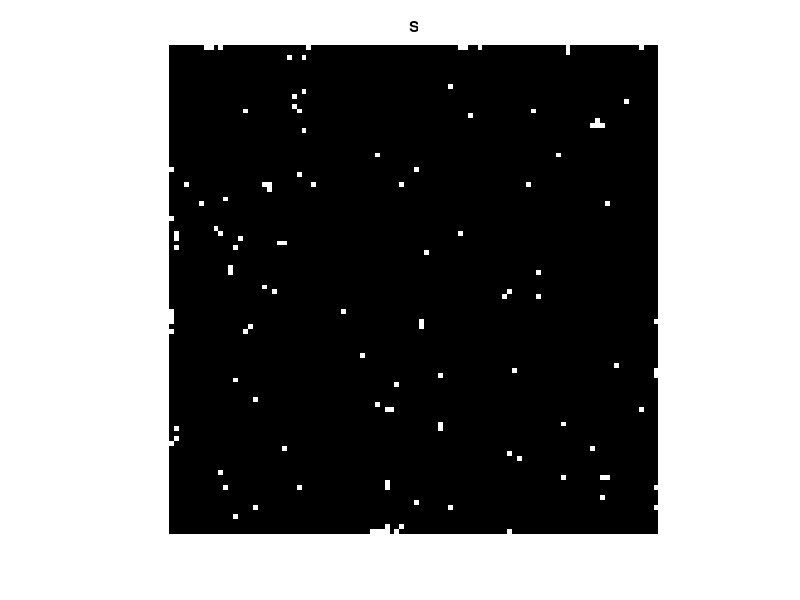
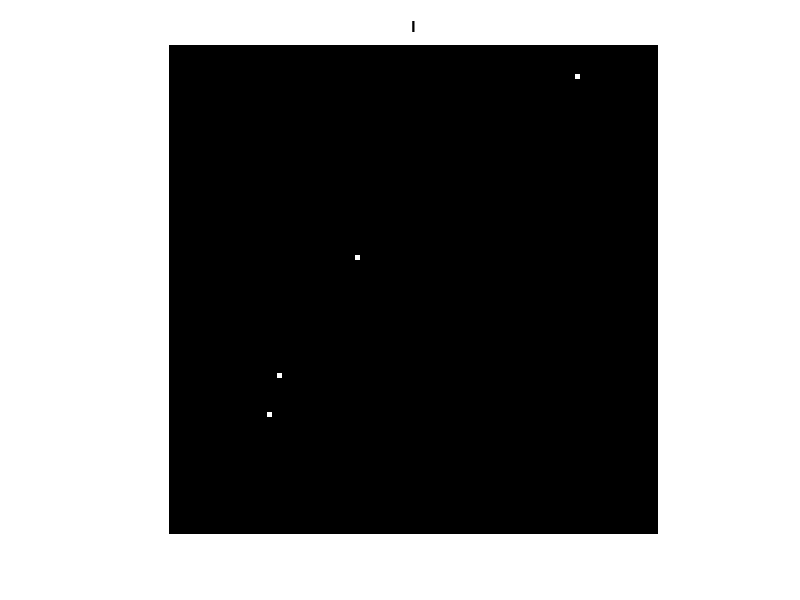
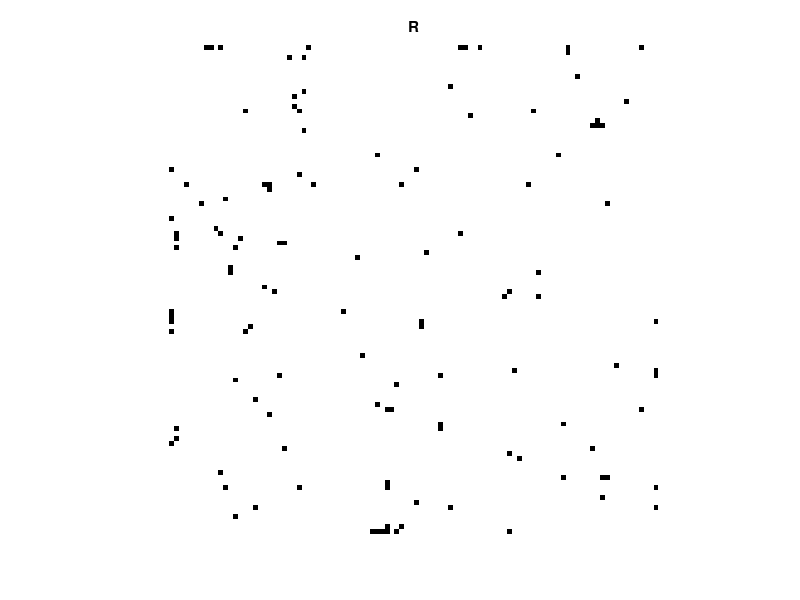
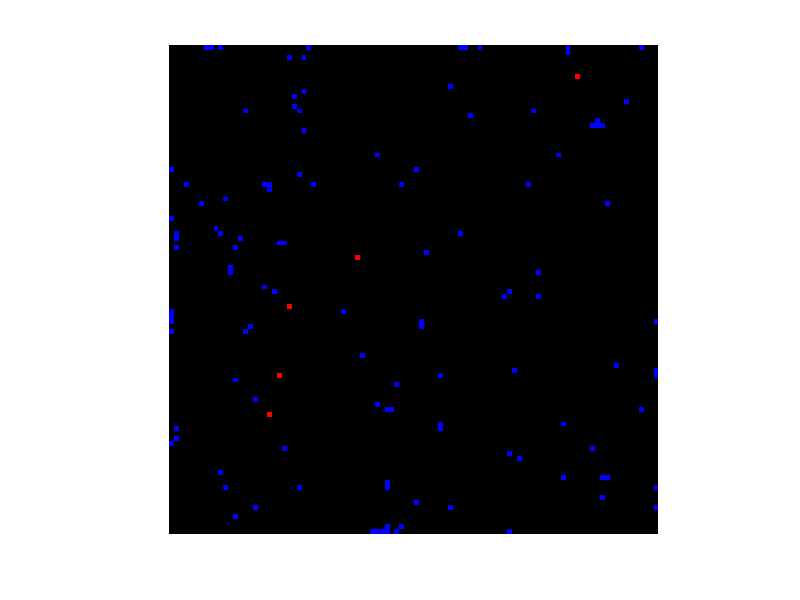

These charts were generated, in order, by the following MATLAB code:
% George Zeng
% AM 115 
% Group Project 1
% 2D dynamics of disease

clc; clear all;

% Disease parameters
pI = 0.6;
pR = 0.3;
nsteps = 30;
% Population parameters
WP = 100;
NI = 500;

% Initial infected
P = ones(WP, WP);
I_ndx = randperm(WP.^2,NI);
P(I_ndx) = 2;

% Gaussian kernel
sigma = 1;
NW = 10*sigma;
[Nx, Ny] = meshgrid(-NW:NW, -NW:NW);
G = 1./(sigma.*sqrt(2.*pi)).*exp(-(Nx.^2 + Ny.^2)./(2.*sigma^2));
%G(NW/2,NW/2) = 0;

S = double(P == 1);
I = double(P == 2);
R = double(P == 3);

S_im = figure(1);
I_im = figure(2);
R_im = figure(3);

pop_im = figure(10);

dyn_stats = [];

for i=1:nsteps
    
    % subpopulation indicator matrices
    S = double(P == 1);
    I = double(P == 2);
    R = double(P == 3);

    % show population dynamics;
    P_im = zeros(WP,WP,3);
    P_im(:,:,3) = S.*255;
    P_im(:,:,1) = I.*255;
    %P_im(:,:,2) = R.*255;
    figure(pop_im);
    imshow(P_im);

    % stochastic component
    state = rand(WP,WP,1);
    pI_pop = pI.*conv2(I,G,'same');
    %figure(pI_im); imshow(pI_pop); title('Probability of infection');
    
    S2 = S.*(state > pI_pop);
    I2 = S.*(state <= pI_pop) + I.*(state > pR);
    R2 = I.*(state <= pR) + R; 
    
    figure(S_im); imshow(S2); title('S');
    figure(I_im); imshow(I2); title('I');
    figure(R_im); imshow(R2); title('R');
    
    % new matrix
    P = S2 + 2*I2 + 3*R2;
    
    i
    curr_stats = [sum(sum(S)), sum(sum(I)), sum(sum(R))];
    dyn_stats = [dyn_stats; curr_stats];
    
end

dynamics_im = figure(20);
plot(dyn_stats);
legend('S','I','R');